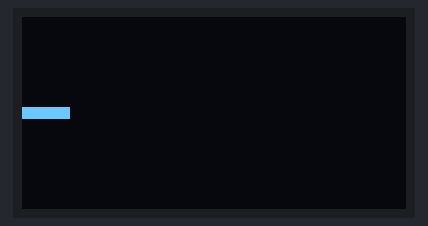
A sketch run on a simulated ESP32. On the bench: 128×64 one-colour display. At 4.6 s the program stops and its outputs stay as they are.

Above: at 0.43 s.
At 0.88 s:
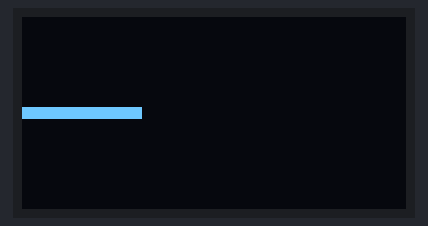
At 1.48 s:
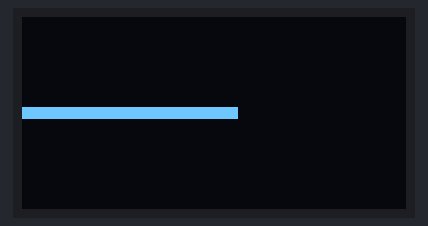
At 1.93 s:
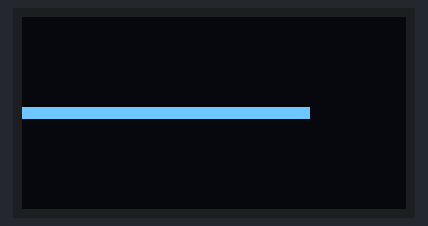
At 2.5 s:
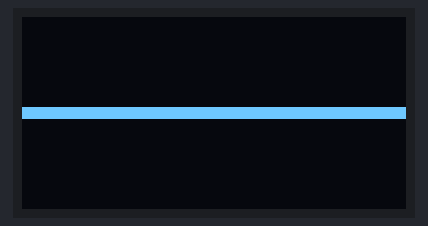

The sketch:

oled_text.ino
```cpp
#include <Arduino.h>
#include <U8g2lib.h>

// Initialize the display (ensure to use the correct constructor for your display)
U8G2_SH1106_128X64_NONAME_F_HW_I2C u8g2(U8G2_R0, /* reset=*/ U8X8_PIN_NONE);

void setup() {
  u8g2.begin();
}

void loop() {
  // Draw the loading line gauge
  for (int i = 0; i <= 128; i += 8) {
    u8g2.clearBuffer(); // Clear the internal memory
    u8g2.drawBox(0, 30, i, 4); // Draw a filled box as the loading line
    u8g2.sendBuffer(); // Transfer internal memory to the display
    delay(125); // Delay for 0.125 seconds to create a 2-second animation
  }

  // Wait for 2 seconds before clearing the display
  delay(2000);
  u8g2.clearBuffer(); // Clear the display
  u8g2.sendBuffer();

  // Stop the loop
  while (true);
}
```

Measured:
- what the display in image 4 shows lasts 2.1 s, from 2.5 s to 4.6 s
